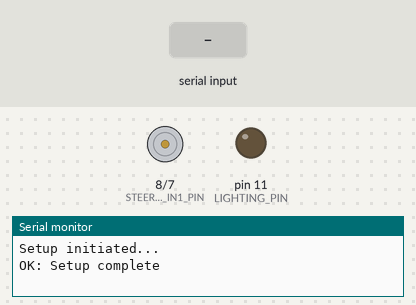
The sketch below on a simulated Arduino Uno, built with avr-gcc and run on an emulated ATmega328P. Parts: motor-driver pin pairs drawn as motors (green arrow = first pin HIGH = forward, orange = second pin HIGH = backward, longer = more drive, scaled by the enable pin), output pins drawn as LEDs (lit = HIGH), the last lines printed to the serial monitor. The test bench sets the inputs (shaded band).

Above: at 1.2 s.
1.3 s: "INIT\n" received over Serial
At 2.08 s:
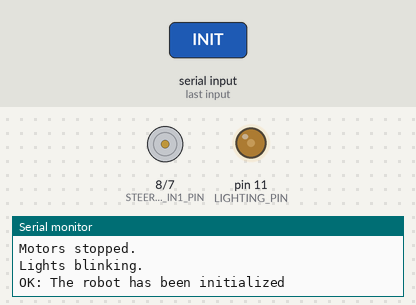
4.3 s: "M90\n" received over Serial
7.3 s: "M,45\n" received over Serial
At 7.48 s:
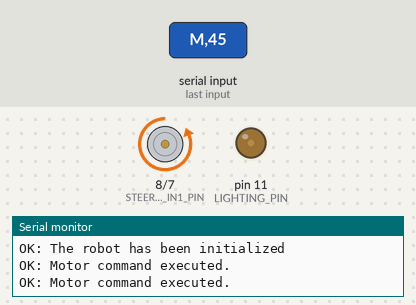
10.3 s: "DISCONNECT\n" received over Serial
At 11.6 s:
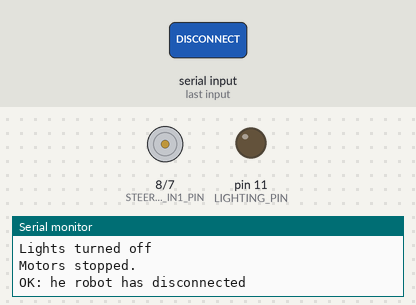
12.1 s: "M\n" received over Serial
13.6 s: "M,45\n" received over Serial
At 14.7 s:
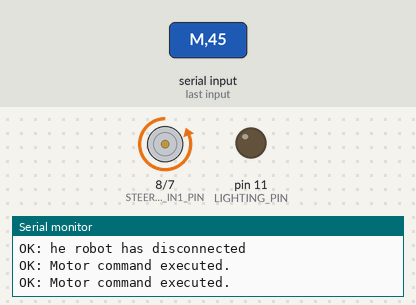
Timing chart, 0 to 16.1 s (numbered marks = the images above; inputs shaded):
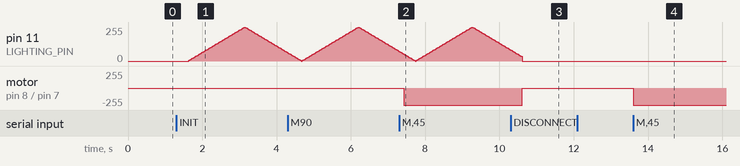

The sketch:

new_arduino_control.ino
```cpp
typedef enum  s_lights_state
{
  OFF,
  BLINKING,
  ON
} t_lights_state;

typedef enum s_steer_direction
{
  LEFT,
  RIGHT,
  STEER_NONE
} t_steer_direction;

typedef enum s_traction_direction
{
  FORWARD,
  REVERSE,
  TRACTION_NONE
} t_traction_direction;

typedef struct  s_lighting
{
  int             brightness, fade_amount;
  t_lights_state  lights_state;
} t_lighting;

typedef struct  s_steering
{
  int               pwm, pin;
  t_steer_direction steer_direction;

} t_steering;

typedef struct s_traction
{
  int                   pwm, pin;
  t_traction_direction  traction_direction;
} t_traction;

const int       PWM_NEUTRAL = 127;
const int       LIGHTING_PIN = 11;

// STEERING
const int       STEERING_ENA_PIN = 9;
const int       STEERING_IN1_PIN = 8;
const int       STEERING_IN2_PIN = 7;

// TRACTION
const int       TRACTION_ENB_PIN = 3;
const int       TRACTION_IN3_PIN = 5;
const int       TRACTION_IN4_PIN = 4;


t_lighting      lighting;
t_steering      steering;
t_traction      traction;
char            buffer[32];
int             buffer_index = 0, buffer_size = 32;

void  _log_success(const char *msg)
{
  if (Serial.availableForWrite())
  {
    Serial.print("OK: ");
    Serial.print(msg);
    Serial.print("\n");
  }
}

void  _log_error(const char *msg)
{
  if (Serial.availableForWrite())
  {
    Serial.print("ERROR: ");
    Serial.print(msg);
    Serial.print("\n");
  }
}

void setup()
{
  // Enable serial
  Serial.begin(115200);
  Serial.println("Setup initiated...");

  // Initialize the robot
  __setup();

  _log_success("Setup complete");
}

void loop()
{
  if (Serial.available()) {
    char c = Serial.read();

    // Add character to buffer if not end of command
    if (c != '\n' && buffer_index < buffer_size - 1) {
      buffer[buffer_index++] = c;
    } else {
      // Null terminate the string
      buffer[buffer_index] = '\0';

      // Process the command
      processCommand(buffer);

      // Reset buffer
      buffer_index = 0;
    }
  }

  // Show adequate lights
  display_lights();
}

void  processCommand(const char* cmd) {
  if (!strncmp(cmd, "INIT", 4))
    __init_robot();
  else if (!strncmp(cmd, "DISCONNECT", 10))
    __disconnect_robot();
  else if (!strncmp(cmd, "STOP", 4))
  {
    mob_stop_motors();
    _log_success("Robot stopped.");
  }
  else if (cmd[0] == 'M')
    _parse_motor_command(cmd);
  else if (cmd[0] == 'L')
    _parse_lighting_command(cmd);
  else
  {
    mob_stop_motors();
    _log_error("Unrecognized command.");
  }
}

bool is_valid_lighting_command(const char *ptr)
{
  return (!strncmp(ptr, "OFF", 3) || !strncmp(ptr, "BLINK", 5) || !strncmp(ptr, "ON", 2) || !strncmp(ptr, "TOGGLE", 6));
}

void  _parse_lighting_command(const char *cmd)
{
  char* ptr = strchr(cmd, ',');
  if (ptr)
  {
    ptr++;
    if (!is_valid_lighting_command(ptr))
    {
      _log_error("Unrecognized lighting command");
      return ;
    }
    if (!strncmp(ptr, "OFF", 3))
      __lig_lights_off();
    else if (!strncmp(ptr, "BLINK", 5))
      __lig_lights_init();
    else if (!strncmp(ptr, "ON", 2))
      __lig_lights_on();
    else if (!strncmp(ptr, "TOGGLE", 6))
      __lig_lights_toggle();
    _log_success("Lighting command executed.");
  }
}

void  _parse_motor_command(const char *cmd)
{
  // Parse motor command: M,<steering_angle>,<traction_pwm>
  int steering_pwm = 0;
  int traction_pwm = 0;

  char* ptr = strchr(cmd, ',');
  if (ptr) {
    steering_pwm = atoi(ptr + 1);
    ptr = strchr(ptr + 1, ',');
    if (ptr) {
      traction_pwm = atoi(ptr + 1);
    }
  }

  // Apply commands to motors
  mob_turn(steering_pwm);
  mob_go(traction_pwm);
  _log_success("Motor command executed.");
}

void  display_lights(void)
{
  switch (lighting.lights_state)
  {
    case BLINKING:
      __lig_display_init_lights();
      break ;
    case ON:
      __lig_display_on_lights();
      break ;
    case OFF:
      __lig_display_no_lights();
      break ;
    default:
      break ;
  }
}

void  __setup(void)
{
  lighting.brightness = 0;
  lighting.fade_amount = 5;
  lighting.lights_state = OFF;

  pinMode(LIGHTING_PIN, OUTPUT);
  pinMode(STEERING_ENA_PIN, OUTPUT);
  pinMode(STEERING_IN1_PIN, OUTPUT);
  pinMode(STEERING_IN2_PIN, OUTPUT);
}

void  __init_robot(void)
{
  mob_stop_motors();
  __lig_display_no_lights();

  delay(300);
  __lig_lights_init();
  _log_success("The robot has been initialized");
}

void  __disconnect_robot(void)
{
  __lig_lights_off();
  mob_stop_motors();
  _log_success("he robot has disconnected");
}

void  __lig_lights_toggle(void)
{
  switch (lighting.lights_state)
  {
    case OFF:
      __lig_lights_init();
      break ;
    case BLINKING:
      __lig_lights_on();
      break ;
    case ON:
      __lig_lights_off();
      break ;
  }
}

// LIGHTING
void  __lig_lights_off(void)
{
  // TODO: Fix the bug with lighting not starting at 0 brightness
  lighting.lights_state = OFF;
  Serial.println("Lights turned off");
}

void  __lig_lights_init(void)
{
  lighting.lights_state = BLINKING;
  Serial.println("Lights blinking.");
}

void  __lig_lights_on(void)
{
  lighting.lights_state = ON;
  Serial.println("Lights turned on.");
}

void  __lig_display_init_lights(void)
{
  analogWrite(LIGHTING_PIN, lighting.brightness);

  // change the brightness for next time through the loop:
  lighting.brightness = lighting.brightness + lighting.fade_amount;

  // reverse the direction of the fading at the ends of the fade:
  if (lighting.brightness <= 0 || lighting.brightness >= 255) {
    lighting.fade_amount = -lighting.fade_amount;
  }
  // wait for 30 milliseconds to see the dimming effect
  delay(30);
}

void  __lig_display_on_lights(void)
{
  digitalWrite(LIGHTING_PIN, HIGH);
}

void  __lig_display_no_lights(void)
{
  digitalWrite(LIGHTING_PIN, LOW);
}

// MOBILITY
void  mob_turn_left(int pwm)
{
  digitalWrite(STEERING_IN1_PIN, LOW);
  digitalWrite(STEERING_IN2_PIN, HIGH);
  digitalWrite(STEERING_ENA_PIN, pwm);
}

void  mob_turn_right(int pwm)
{
  digitalWrite(STEERING_IN1_PIN, HIGH);
  digitalWrite(STEERING_IN2_PIN, LOW);
  digitalWrite(STEERING_ENA_PIN, pwm);
}

void  mob_steer_neutral(void)
{
  digitalWrite(STEERING_IN1_PIN, LOW);
  digitalWrite(STEERING_IN2_PIN, LOW);
  digitalWrite(STEERING_ENA_PIN, 0);
}

void  mob_turn(int pwm)
{
  if (pwm == PWM_NEUTRAL)
  {
    mob_steer_neutral();
    return ;
  }
  else if (pwm < PWM_NEUTRAL)
  {
    pwm = pwm * 2;
    mob_turn_left(pwm);
  }
  else
  {
    pwm = (pwm - PWM_NEUTRAL - 1) * 2;
    mob_turn_right(pwm);
  }
}

void mob_go(int pwm)
{
  if (pwm == PWM_NEUTRAL)
  {
    mob_trac_neutral();
    return ;
  }
  else if (pwm < PWM_NEUTRAL)
  {
    pwm = (PWM_NEUTRAL - pwm) * 2;
    mob_forward(pwm);
  }
  else
  {
    pwm = (pwm - PWM_NEUTRAL - 1) * 2;
    mob_reverse(pwm);
  }
}

void  mob_forward(int pwm)
{
  digitalWrite(TRACTION_IN3_PIN, HIGH);
  digitalWrite(TRACTION_IN4_PIN, LOW);
  digitalWrite(TRACTION_ENB_PIN, pwm);
}

void  mob_reverse(int pwm)
{
  digitalWrite(TRACTION_IN3_PIN, LOW);
  digitalWrite(TRACTION_IN4_PIN, HIGH);
  digitalWrite(TRACTION_ENB_PIN, pwm);
}

void  mob_trac_neutral(void)
{
  digitalWrite(TRACTION_IN3_PIN, LOW);
  digitalWrite(TRACTION_IN4_PIN, LOW);
  digitalWrite(TRACTION_ENB_PIN, 0);
}

void  mob_stop_motors(void)
{
  // Disable traction
  mob_trac_neutral();

  // Disable steering
  mob_steer_neutral();
  Serial.println("Motors stopped.");
}
```

Measured:
- after the input at 1.3 s, pin 11 (LIGHTING_PIN): rises from 0/255 to 255/255 in 1.5 s, then falls to 65/255 in 1.1 s
- after the input at 7.3 s, motor on pin 8 (STEERING_IN1_PIN) / pin 7 (STEERING_IN2_PIN): stopped → backward 255/255 after 0.13 s
- after the input at 10.3 s, motor on pin 8 (STEERING_IN1_PIN) / pin 7 (STEERING_IN2_PIN): backward 255/255 → stopped after 0.31 s
- after the input at 13.6 s, motor on pin 8 (STEERING_IN1_PIN) / pin 7 (STEERING_IN2_PIN): stopped → backward 255/255 at once
